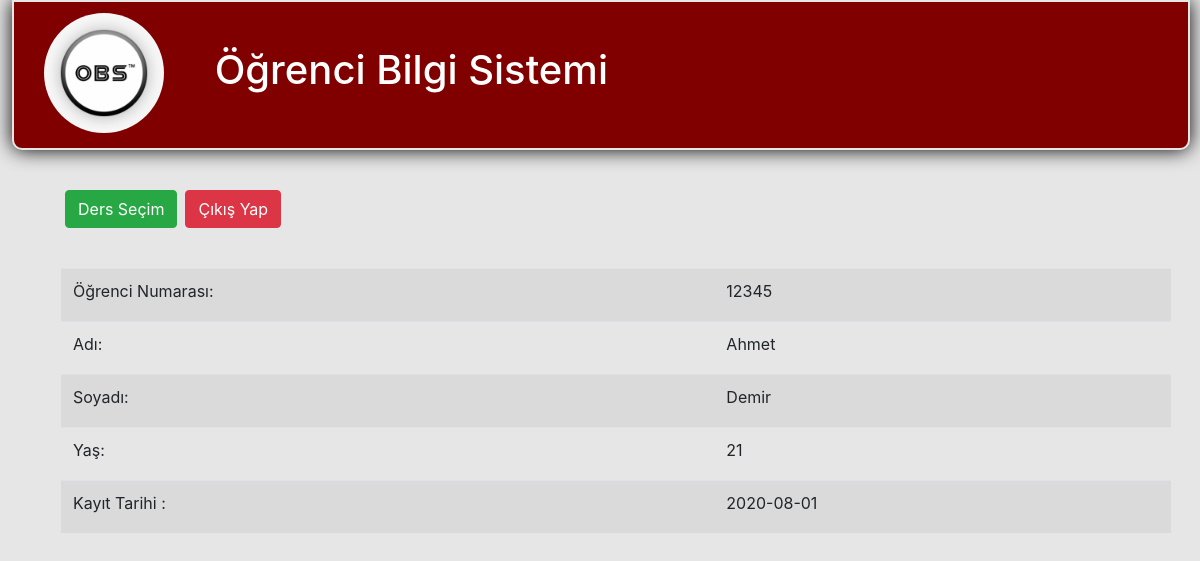
Screenshot of /studentPage.php (signed in) with the database file from the repository.
### tables this page shows
CREATE TABLE `users` (
  `id` int(11) NOT NULL,
  `userNo` int(11) NOT NULL,
  `name` varchar(255) NOT NULL,
  `surname` varchar(255) NOT NULL,
  `age` int(3) NOT NULL,
  `password` varchar(255) NOT NULL,
  `createdAt` date NOT NULL,
  `role` int(1) NOT NULL
);

### studentPage.php (the view, shortened to what this page needs)
<html>
<head>
    <link href="css/bootstrap.css" rel="stylesheet" media="screen"/>
    <link href="style.css" rel="stylesheet" media="screen"/>
</head>
<body style="background-color:#E6E6E6">
<header>
    <div class="row baslik">
        <div class="page-header selam">
            <h1 class="text-white mt-3">
                <img src="obsLogo.png" class="rounded-circle logo" height="150px" width="150px"/>
                Öğrenci Bilgi Sistemi
            </h1>
        </div>
    </div>
</header>
<?php
include('conn.php');
$sql = "Select * from users where userNo='" . $_COOKIE['userNo'] . "'";
$results = mysqli_query($connect, $sql) or die("Bağlantı Başarısız");
$user = mysqli_fetch_array($results);
?>
<div class="container">
    <div class="row butonlar">
        <a class="btn btn-success mr-2" href="sclasses.php">Ders Seçim</a>
        <a class="btn btn-danger" href="index.php?action=loqout">Çıkış Yap</a>
    </div>
    <br>
    <div class="">
        <table class="table table-striped ml-3 mt-3">
            <tr>
                <td class=""><label for="managerID">Öğrenci Numarası:</label></td>
                <td><?php echo $user['userNo'] ?> </td>
            </tr>
            <tr>
                <td><label for="username">Adı:</label></td>
                <td><?php echo $user['name'] ?> </td>
            </tr>
            <tr>
                <td><label for="lastmname">Soyadı:</label></td>
                <td><?php echo $user['surname'] ?> </td>
            </tr>
            <tr>
                <td><label for="age">Yaş:</label></td>
                <td><?php echo $user['age'] ?> </td>
            </tr>
            <tr>
                <td><label for="createdAt">Kayıt Tarihi :</label></td>
                <td><?php echo $user['createdAt'] ?> </td>
            </tr>
        </table>
        <br><br>
    </div>
</div>
</body>
</html>

### style.css (style rules this page uses)
.baslik { border:2px solid #E6E6E6; margin-left:12px; height:150px; width: 98.2%; background-color: maroon ; box-shadow: 0px 0px 20px 0px black; -webkit-border-bottom-right-radius: 10px; -webkit-border-bottom-left-radius: 10px; -moz-border-radius-bottomright: 10px; -moz-border-radius-bottomleft: 10px; border-bottom-right-radius: 10px; border-bottom-left-radius: 10px; }
.selam { margin-left:30px; margin-right:50px; margin-top: -5px; height: 270px; }
.logo { margin-right:40px; height:120px; width:120px; }
.butonlar { margin-left:20px; margin-top:40px; }

### rows the page displays
users: userNo "12345", name "Ahmet", surname "Demir", age "21", createdAt "2020-08-01"
